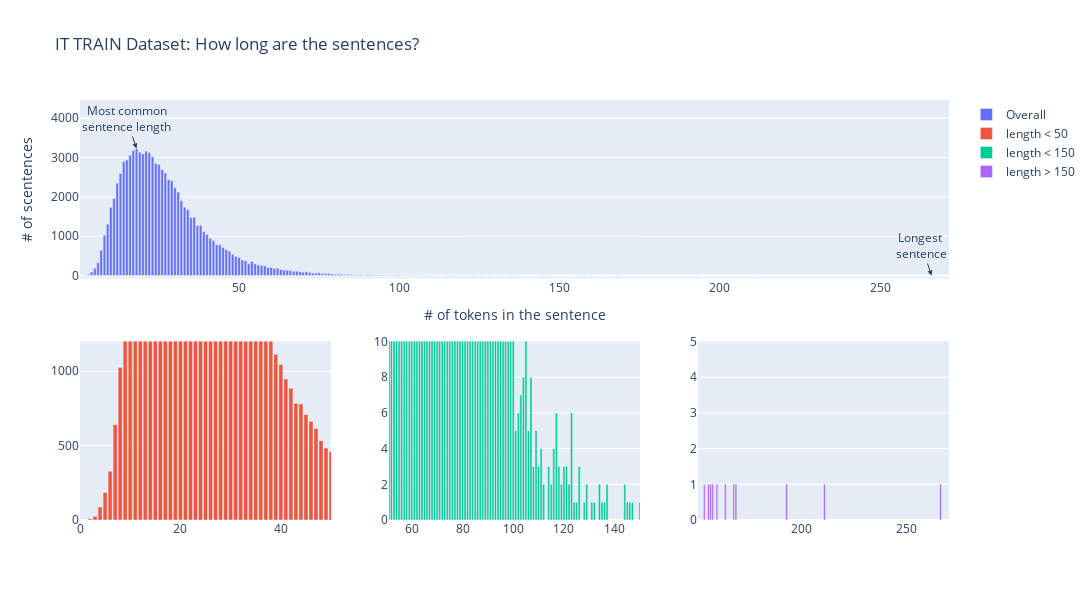
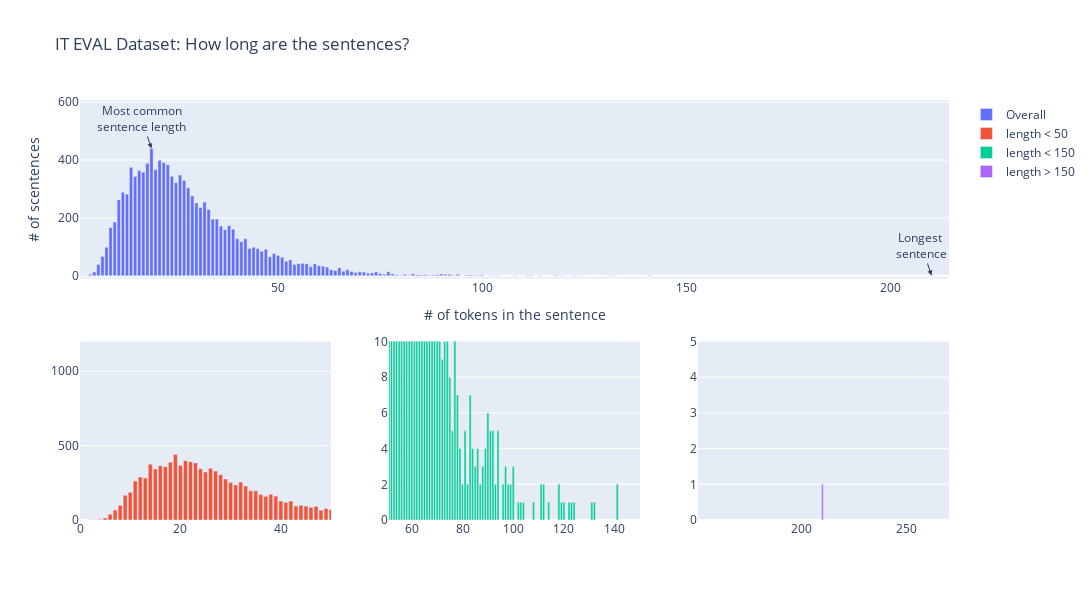
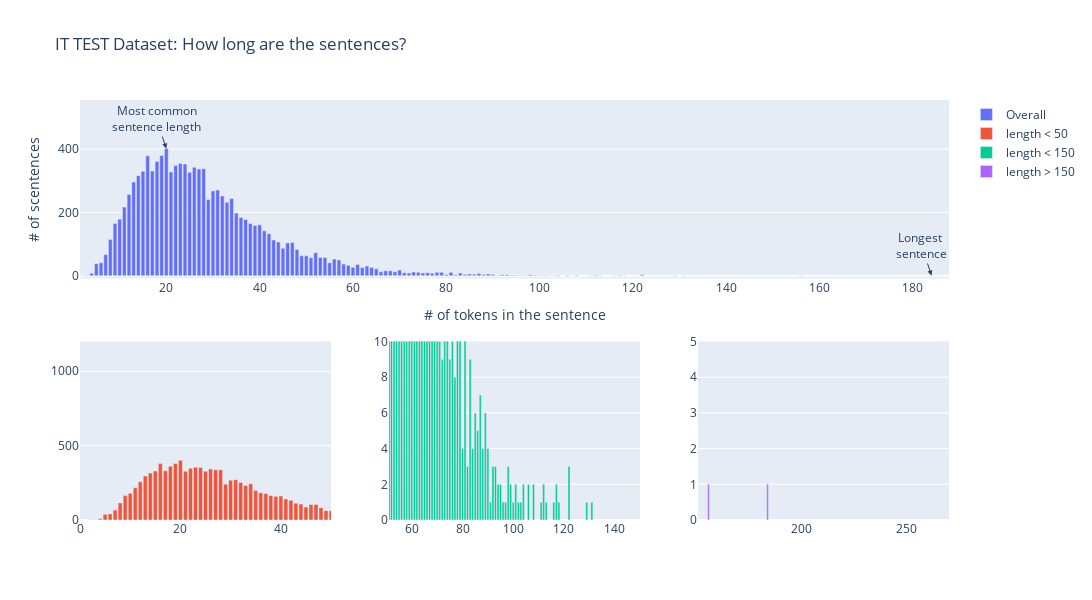
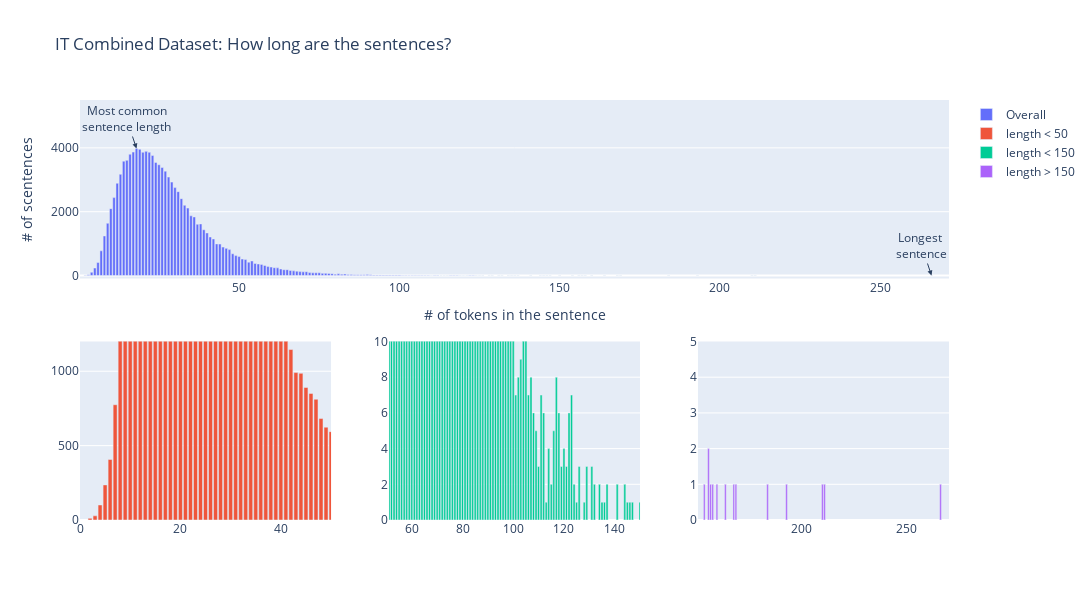

The cell these charts' notebook holds for them, in order:
### Code cell
plot_sentence_length_distribution(train_words,"IT TRAIN")
plot_sentence_length_distribution(eval_words, "IT EVAL")
plot_sentence_length_distribution(test_words, "IT TEST")
plot_sentence_length_distribution(dataset_words, "IT Combined")
plot_sentence_length_distribution(train_words_en,"EN TRAIN")
plot_sentence_length_distribution(eval_words_en, "EN EVAL")
plot_sentence_length_distribution(test_words_en, "ENTEST")
plot_sentence_length_distribution(dataset_words_en, "EN Combined")

### Figure 1 — Plotly figure (JSON) as saved in the notebook; plotly's stock layout.template omitted (floating-point values rounded to 4 significant figures; data arrays with more than 128 entries replaced by an {"elided": "..."} marker saying what was removed)
{"data": [{"name": "Overall", "orientation": "v", "type": "bar", "x": {"elided": "148 int values"}, "xaxis": "x", "y": {"elided": "148 int values"}, "yaxis": "y"}, {"name": "length < 50", "orientation": "v", "type": "bar", "x": {"elided": "148 int values"}, "xaxis": "x2", "y": {"elided": "148 int values"}, "yaxis": "y2"}, {"name": "length < 150", "orientation": "v", "type": "bar", "x": {"elided": "148 int values"}, "xaxis": "x3", "y": {"elided": "148 int values"}, "yaxis": "y3"}, {"name": "length > 150", "orientation": "v", "type": "bar", "x": {"elided": "148 int values"}, "xaxis": "x4", "y": {"elided": "148 int values"}, "yaxis": "y4"}], "layout": {"annotations": [{"arrowhead": 2, "showarrow": true, "text": "Most common<br>sentence length", "x": 18, "xref": "x", "y": 3230, "yref": "y"}, {"arrowhead": 2, "showarrow": true, "text": "Longest <br>sentence", "x": 266, "xref": "x", "y": 1, "yref": "y"}], "height": 600, "title": {"text": "IT TRAIN Dataset: How long are the sentences?"}, "width": 1200, "xaxis": {"anchor": "y", "domain": [0, 1], "title": {"text": "# of tokens in the sentence"}}, "xaxis2": {"anchor": "y2", "domain": [0, 0.2889], "range": [0, 50]}, "xaxis3": {"anchor": "y3", "domain": [0.3556, 0.6444], "range": [51, 150]}, "xaxis4": {"anchor": "y4", "domain": [0.7111, 1], "range": [151, 270]}, "yaxis": {"anchor": "x", "domain": [0.575, 1], "title": {"text": "# of scentences"}}, "yaxis2": {"anchor": "x2", "domain": [0, 0.425], "range": [0, 1200]}, "yaxis3": {"anchor": "x3", "domain": [0, 0.425], "range": [0, 10]}, "yaxis4": {"anchor": "x4", "domain": [0, 0.425], "range": [0, 5]}}}

### Figure 2 — Plotly figure (JSON) as saved in the notebook; plotly's stock layout.template omitted (floating-point values rounded to 4 significant figures)
{"data": [{"name": "Overall", "orientation": "v", "type": "bar", "x": [2, 3, 4, 5, 6, 7, 8, 9, 10, 11, 12, 13, 14, 15, 16, 17, 18, 19, 20, 21, 22, 23, 24, 25, 26, 27, 28, 29, 30, 31, 32, 33, 34, 35, 36, 37, 38, 39, 40, 41, 42, 43, 44, 45, 46, 47, 48, 49, 50, 51, 52, 53, 54, 55, 56, 57, 58, 59, 60, 61, 62, 63, 64, 65, 66, 67, 68, 69, 70, 71, 72, 73, 74, 75, 76, 77, 78, 79, 80, 81, 82, 83, 84, 85, 86, 87, 88, 89, 90, 91, 92, 93, 94, 96, 97, 98, 99, 100, 102, 103, 104, 108, 111, 112, 114, 118, 119, 120, 122, 123, 124, 131, 132, 141, 210], "xaxis": "x", "y": [1, 1, 5, 13, 39, 67, 99, 167, 186, 263, 289, 282, 375, 343, 364, 358, 389, 440, 367, 399, 391, 384, 344, 322, 348, 329, 304, 276, 252, 236, 255, 229, 196, 196, 172, 159, 173, 161, 128, 118, 128, 94, 99, 94, 85, 92, 66, 77, 70, 64, 50, 55, 39, 42, 43, 42, 31, 41, 35, 33, 30, 21, 18, 28, 16, 21, 15, 11, 14, 13, 9, 10, 14, 8, 5, 14, 7, 4, 2, 5, 2, 7, 4, 3, 4, 2, 3, 4, 6, 5, 5, 2, 5, 2, 3, 2, 2, 3, 1, 1, 1, 1, 2, 2, 1, 2, 1, 1, 1, 1, 1, 1, 1, 2, 1], "yaxis": "y"}, {"name": "length < 50", "orientation": "v", "type": "bar", "x": [2, 3, 4, 5, 6, 7, 8, 9, 10, 11, 12, 13, 14, 15, 16, 17, 18, 19, 20, 21, 22, 23, 24, 25, 26, 27, 28, 29, 30, 31, 32, 33, 34, 35, 36, 37, 38, 39, 40, 41, 42, 43, 44, 45, 46, 47, 48, 49, 50, 51, 52, 53, 54, 55, 56, 57, 58, 59, 60, 61, 62, 63, 64, 65, 66, 67, 68, 69, 70, 71, 72, 73, 74, 75, 76, 77, 78, 79, 80, 81, 82, 83, 84, 85, 86, 87, 88, 89, 90, 91, 92, 93, 94, 96, 97, 98, 99, 100, 102, 103, 104, 108, 111, 112, 114, 118, 119, 120, 122, 123, 124, 131, 132, 141, 210], "xaxis": "x2", "y": [1, 1, 5, 13, 39, 67, 99, 167, 186, 263, 289, 282, 375, 343, 364, 358, 389, 440, 367, 399, 391, 384, 344, 322, 348, 329, 304, 276, 252, 236, 255, 229, 196, 196, 172, 159, 173, 161, 128, 118, 128, 94, 99, 94, 85, 92, 66, 77, 70, 64, 50, 55, 39, 42, 43, 42, 31, 41, 35, 33, 30, 21, 18, 28, 16, 21, 15, 11, 14, 13, 9, 10, 14, 8, 5, 14, 7, 4, 2, 5, 2, 7, 4, 3, 4, 2, 3, 4, 6, 5, 5, 2, 5, 2, 3, 2, 2, 3, 1, 1, 1, 1, 2, 2, 1, 2, 1, 1, 1, 1, 1, 1, 1, 2, 1], "yaxis": "y2"}, {"name": "length < 150", "orientation": "v", "type": "bar", "x": [2, 3, 4, 5, 6, 7, 8, 9, 10, 11, 12, 13, 14, 15, 16, 17, 18, 19, 20, 21, 22, 23, 24, 25, 26, 27, 28, 29, 30, 31, 32, 33, 34, 35, 36, 37, 38, 39, 40, 41, 42, 43, 44, 45, 46, 47, 48, 49, 50, 51, 52, 53, 54, 55, 56, 57, 58, 59, 60, 61, 62, 63, 64, 65, 66, 67, 68, 69, 70, 71, 72, 73, 74, 75, 76, 77, 78, 79, 80, 81, 82, 83, 84, 85, 86, 87, 88, 89, 90, 91, 92, 93, 94, 96, 97, 98, 99, 100, 102, 103, 104, 108, 111, 112, 114, 118, 119, 120, 122, 123, 124, 131, 132, 141, 210], "xaxis": "x3", "y": [1, 1, 5, 13, 39, 67, 99, 167, 186, 263, 289, 282, 375, 343, 364, 358, 389, 440, 367, 399, 391, 384, 344, 322, 348, 329, 304, 276, 252, 236, 255, 229, 196, 196, 172, 159, 173, 161, 128, 118, 128, 94, 99, 94, 85, 92, 66, 77, 70, 64, 50, 55, 39, 42, 43, 42, 31, 41, 35, 33, 30, 21, 18, 28, 16, 21, 15, 11, 14, 13, 9, 10, 14, 8, 5, 14, 7, 4, 2, 5, 2, 7, 4, 3, 4, 2, 3, 4, 6, 5, 5, 2, 5, 2, 3, 2, 2, 3, 1, 1, 1, 1, 2, 2, 1, 2, 1, 1, 1, 1, 1, 1, 1, 2, 1], "yaxis": "y3"}, {"name": "length > 150", "orientation": "v", "type": "bar", "x": [2, 3, 4, 5, 6, 7, 8, 9, 10, 11, 12, 13, 14, 15, 16, 17, 18, 19, 20, 21, 22, 23, 24, 25, 26, 27, 28, 29, 30, 31, 32, 33, 34, 35, 36, 37, 38, 39, 40, 41, 42, 43, 44, 45, 46, 47, 48, 49, 50, 51, 52, 53, 54, 55, 56, 57, 58, 59, 60, 61, 62, 63, 64, 65, 66, 67, 68, 69, 70, 71, 72, 73, 74, 75, 76, 77, 78, 79, 80, 81, 82, 83, 84, 85, 86, 87, 88, 89, 90, 91, 92, 93, 94, 96, 97, 98, 99, 100, 102, 103, 104, 108, 111, 112, 114, 118, 119, 120, 122, 123, 124, 131, 132, 141, 210], "xaxis": "x4", "y": [1, 1, 5, 13, 39, 67, 99, 167, 186, 263, 289, 282, 375, 343, 364, 358, 389, 440, 367, 399, 391, 384, 344, 322, 348, 329, 304, 276, 252, 236, 255, 229, 196, 196, 172, 159, 173, 161, 128, 118, 128, 94, 99, 94, 85, 92, 66, 77, 70, 64, 50, 55, 39, 42, 43, 42, 31, 41, 35, 33, 30, 21, 18, 28, 16, 21, 15, 11, 14, 13, 9, 10, 14, 8, 5, 14, 7, 4, 2, 5, 2, 7, 4, 3, 4, 2, 3, 4, 6, 5, 5, 2, 5, 2, 3, 2, 2, 3, 1, 1, 1, 1, 2, 2, 1, 2, 1, 1, 1, 1, 1, 1, 1, 2, 1], "yaxis": "y4"}], "layout": {"annotations": [{"arrowhead": 2, "showarrow": true, "text": "Most common<br>sentence length", "x": 19, "xref": "x", "y": 440, "yref": "y"}, {"arrowhead": 2, "showarrow": true, "text": "Longest <br>sentence", "x": 210, "xref": "x", "y": 1, "yref": "y"}], "height": 600, "title": {"text": "IT EVAL Dataset: How long are the sentences?"}, "width": 1200, "xaxis": {"anchor": "y", "domain": [0, 1], "title": {"text": "# of tokens in the sentence"}}, "xaxis2": {"anchor": "y2", "domain": [0, 0.2889], "range": [0, 50]}, "xaxis3": {"anchor": "y3", "domain": [0.3556, 0.6444], "range": [51, 150]}, "xaxis4": {"anchor": "y4", "domain": [0.7111, 1], "range": [151, 270]}, "yaxis": {"anchor": "x", "domain": [0.575, 1], "title": {"text": "# of scentences"}}, "yaxis2": {"anchor": "x2", "domain": [0, 0.425], "range": [0, 1200]}, "yaxis3": {"anchor": "x3", "domain": [0, 0.425], "range": [0, 10]}, "yaxis4": {"anchor": "x4", "domain": [0, 0.425], "range": [0, 5]}}}

### Figure 3 — Plotly figure (JSON) as saved in the notebook; plotly's stock layout.template omitted (floating-point values rounded to 4 significant figures)
{"data": [{"name": "Overall", "orientation": "v", "type": "bar", "x": [2, 3, 4, 5, 6, 7, 8, 9, 10, 11, 12, 13, 14, 15, 16, 17, 18, 19, 20, 21, 22, 23, 24, 25, 26, 27, 28, 29, 30, 31, 32, 33, 34, 35, 36, 37, 38, 39, 40, 41, 42, 43, 44, 45, 46, 47, 48, 49, 50, 51, 52, 53, 54, 55, 56, 57, 58, 59, 60, 61, 62, 63, 64, 65, 66, 67, 68, 69, 70, 71, 72, 73, 74, 75, 76, 77, 78, 79, 80, 81, 82, 83, 84, 85, 86, 87, 88, 89, 90, 91, 92, 93, 94, 95, 96, 97, 98, 99, 100, 101, 102, 103, 104, 106, 108, 111, 112, 113, 116, 117, 118, 122, 129, 131, 156, 184], "xaxis": "x", "y": [1, 2, 8, 38, 41, 67, 115, 165, 179, 217, 257, 296, 316, 330, 379, 331, 361, 380, 402, 328, 348, 355, 353, 327, 343, 337, 338, 241, 268, 271, 252, 232, 244, 198, 184, 178, 165, 159, 161, 142, 133, 113, 107, 87, 104, 105, 83, 63, 63, 57, 73, 58, 58, 41, 53, 50, 37, 33, 27, 36, 26, 31, 26, 22, 13, 16, 16, 13, 18, 10, 9, 12, 11, 9, 10, 8, 11, 11, 4, 11, 3, 9, 4, 6, 5, 7, 4, 6, 4, 1, 3, 3, 2, 2, 1, 1, 3, 2, 1, 2, 1, 1, 2, 2, 2, 1, 2, 1, 1, 2, 1, 3, 1, 1, 1, 1], "yaxis": "y"}, {"name": "length < 50", "orientation": "v", "type": "bar", "x": [2, 3, 4, 5, 6, 7, 8, 9, 10, 11, 12, 13, 14, 15, 16, 17, 18, 19, 20, 21, 22, 23, 24, 25, 26, 27, 28, 29, 30, 31, 32, 33, 34, 35, 36, 37, 38, 39, 40, 41, 42, 43, 44, 45, 46, 47, 48, 49, 50, 51, 52, 53, 54, 55, 56, 57, 58, 59, 60, 61, 62, 63, 64, 65, 66, 67, 68, 69, 70, 71, 72, 73, 74, 75, 76, 77, 78, 79, 80, 81, 82, 83, 84, 85, 86, 87, 88, 89, 90, 91, 92, 93, 94, 95, 96, 97, 98, 99, 100, 101, 102, 103, 104, 106, 108, 111, 112, 113, 116, 117, 118, 122, 129, 131, 156, 184], "xaxis": "x2", "y": [1, 2, 8, 38, 41, 67, 115, 165, 179, 217, 257, 296, 316, 330, 379, 331, 361, 380, 402, 328, 348, 355, 353, 327, 343, 337, 338, 241, 268, 271, 252, 232, 244, 198, 184, 178, 165, 159, 161, 142, 133, 113, 107, 87, 104, 105, 83, 63, 63, 57, 73, 58, 58, 41, 53, 50, 37, 33, 27, 36, 26, 31, 26, 22, 13, 16, 16, 13, 18, 10, 9, 12, 11, 9, 10, 8, 11, 11, 4, 11, 3, 9, 4, 6, 5, 7, 4, 6, 4, 1, 3, 3, 2, 2, 1, 1, 3, 2, 1, 2, 1, 1, 2, 2, 2, 1, 2, 1, 1, 2, 1, 3, 1, 1, 1, 1], "yaxis": "y2"}, {"name": "length < 150", "orientation": "v", "type": "bar", "x": [2, 3, 4, 5, 6, 7, 8, 9, 10, 11, 12, 13, 14, 15, 16, 17, 18, 19, 20, 21, 22, 23, 24, 25, 26, 27, 28, 29, 30, 31, 32, 33, 34, 35, 36, 37, 38, 39, 40, 41, 42, 43, 44, 45, 46, 47, 48, 49, 50, 51, 52, 53, 54, 55, 56, 57, 58, 59, 60, 61, 62, 63, 64, 65, 66, 67, 68, 69, 70, 71, 72, 73, 74, 75, 76, 77, 78, 79, 80, 81, 82, 83, 84, 85, 86, 87, 88, 89, 90, 91, 92, 93, 94, 95, 96, 97, 98, 99, 100, 101, 102, 103, 104, 106, 108, 111, 112, 113, 116, 117, 118, 122, 129, 131, 156, 184], "xaxis": "x3", "y": [1, 2, 8, 38, 41, 67, 115, 165, 179, 217, 257, 296, 316, 330, 379, 331, 361, 380, 402, 328, 348, 355, 353, 327, 343, 337, 338, 241, 268, 271, 252, 232, 244, 198, 184, 178, 165, 159, 161, 142, 133, 113, 107, 87, 104, 105, 83, 63, 63, 57, 73, 58, 58, 41, 53, 50, 37, 33, 27, 36, 26, 31, 26, 22, 13, 16, 16, 13, 18, 10, 9, 12, 11, 9, 10, 8, 11, 11, 4, 11, 3, 9, 4, 6, 5, 7, 4, 6, 4, 1, 3, 3, 2, 2, 1, 1, 3, 2, 1, 2, 1, 1, 2, 2, 2, 1, 2, 1, 1, 2, 1, 3, 1, 1, 1, 1], "yaxis": "y3"}, {"name": "length > 150", "orientation": "v", "type": "bar", "x": [2, 3, 4, 5, 6, 7, 8, 9, 10, 11, 12, 13, 14, 15, 16, 17, 18, 19, 20, 21, 22, 23, 24, 25, 26, 27, 28, 29, 30, 31, 32, 33, 34, 35, 36, 37, 38, 39, 40, 41, 42, 43, 44, 45, 46, 47, 48, 49, 50, 51, 52, 53, 54, 55, 56, 57, 58, 59, 60, 61, 62, 63, 64, 65, 66, 67, 68, 69, 70, 71, 72, 73, 74, 75, 76, 77, 78, 79, 80, 81, 82, 83, 84, 85, 86, 87, 88, 89, 90, 91, 92, 93, 94, 95, 96, 97, 98, 99, 100, 101, 102, 103, 104, 106, 108, 111, 112, 113, 116, 117, 118, 122, 129, 131, 156, 184], "xaxis": "x4", "y": [1, 2, 8, 38, 41, 67, 115, 165, 179, 217, 257, 296, 316, 330, 379, 331, 361, 380, 402, 328, 348, 355, 353, 327, 343, 337, 338, 241, 268, 271, 252, 232, 244, 198, 184, 178, 165, 159, 161, 142, 133, 113, 107, 87, 104, 105, 83, 63, 63, 57, 73, 58, 58, 41, 53, 50, 37, 33, 27, 36, 26, 31, 26, 22, 13, 16, 16, 13, 18, 10, 9, 12, 11, 9, 10, 8, 11, 11, 4, 11, 3, 9, 4, 6, 5, 7, 4, 6, 4, 1, 3, 3, 2, 2, 1, 1, 3, 2, 1, 2, 1, 1, 2, 2, 2, 1, 2, 1, 1, 2, 1, 3, 1, 1, 1, 1], "yaxis": "y4"}], "layout": {"annotations": [{"arrowhead": 2, "showarrow": true, "text": "Most common<br>sentence length", "x": 20, "xref": "x", "y": 402, "yref": "y"}, {"arrowhead": 2, "showarrow": true, "text": "Longest <br>sentence", "x": 184, "xref": "x", "y": 1, "yref": "y"}], "height": 600, "title": {"text": "IT TEST Dataset: How long are the sentences?"}, "width": 1200, "xaxis": {"anchor": "y", "domain": [0, 1], "title": {"text": "# of tokens in the sentence"}}, "xaxis2": {"anchor": "y2", "domain": [0, 0.2889], "range": [0, 50]}, "xaxis3": {"anchor": "y3", "domain": [0.3556, 0.6444], "range": [51, 150]}, "xaxis4": {"anchor": "y4", "domain": [0.7111, 1], "range": [151, 270]}, "yaxis": {"anchor": "x", "domain": [0.575, 1], "title": {"text": "# of scentences"}}, "yaxis2": {"anchor": "x2", "domain": [0, 0.425], "range": [0, 1200]}, "yaxis3": {"anchor": "x3", "domain": [0, 0.425], "range": [0, 10]}, "yaxis4": {"anchor": "x4", "domain": [0, 0.425], "range": [0, 5]}}}

### Figure 4 — Plotly figure (JSON) as saved in the notebook; plotly's stock layout.template omitted (floating-point values rounded to 4 significant figures; data arrays with more than 128 entries replaced by an {"elided": "..."} marker saying what was removed)
{"data": [{"name": "Overall", "orientation": "v", "type": "bar", "x": {"elided": "152 int values"}, "xaxis": "x", "y": {"elided": "152 int values"}, "yaxis": "y"}, {"name": "length < 50", "orientation": "v", "type": "bar", "x": {"elided": "152 int values"}, "xaxis": "x2", "y": {"elided": "152 int values"}, "yaxis": "y2"}, {"name": "length < 150", "orientation": "v", "type": "bar", "x": {"elided": "152 int values"}, "xaxis": "x3", "y": {"elided": "152 int values"}, "yaxis": "y3"}, {"name": "length > 150", "orientation": "v", "type": "bar", "x": {"elided": "152 int values"}, "xaxis": "x4", "y": {"elided": "152 int values"}, "yaxis": "y4"}], "layout": {"annotations": [{"arrowhead": 2, "showarrow": true, "text": "Most common<br>sentence length", "x": 18, "xref": "x", "y": 3980, "yref": "y"}, {"arrowhead": 2, "showarrow": true, "text": "Longest <br>sentence", "x": 266, "xref": "x", "y": 1, "yref": "y"}], "height": 600, "title": {"text": "IT Combined Dataset: How long are the sentences?"}, "width": 1200, "xaxis": {"anchor": "y", "domain": [0, 1], "title": {"text": "# of tokens in the sentence"}}, "xaxis2": {"anchor": "y2", "domain": [0, 0.2889], "range": [0, 50]}, "xaxis3": {"anchor": "y3", "domain": [0.3556, 0.6444], "range": [51, 150]}, "xaxis4": {"anchor": "y4", "domain": [0.7111, 1], "range": [151, 270]}, "yaxis": {"anchor": "x", "domain": [0.575, 1], "title": {"text": "# of scentences"}}, "yaxis2": {"anchor": "x2", "domain": [0, 0.425], "range": [0, 1200]}, "yaxis3": {"anchor": "x3", "domain": [0, 0.425], "range": [0, 10]}, "yaxis4": {"anchor": "x4", "domain": [0, 0.425], "range": [0, 5]}}}
